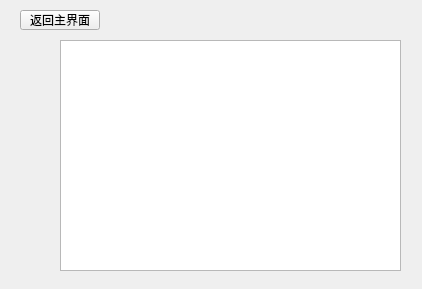
<?xml version="1.0" encoding="UTF-8"?>
<ui version="4.0">
 <class>tipswidget</class>
 <widget class="QWidget" name="tipswidget">
  <property name="geometry">
   <rect>
    <x>0</x>
    <y>0</y>
    <width>422</width>
    <height>289</height>
   </rect>
  </property>
  <property name="windowTitle">
   <string>过来的人的经验</string>
  </property>
  <property name="windowIcon">
   <iconset resource="images.qrc">
    <normaloff>:/QTpictures/titleicon.png</normaloff>:/QTpictures/titleicon.png</iconset>
  </property>
  <widget class="QPushButton" name="tomainbt">
   <property name="geometry">
    <rect>
     <x>20</x>
     <y>10</y>
     <width>80</width>
     <height>20</height>
    </rect>
   </property>
   <property name="text">
    <string>返回主界面</string>
   </property>
  </widget>
  <widget class="QTextBrowser" name="tipsBrowser">
   <property name="geometry">
    <rect>
     <x>60</x>
     <y>40</y>
     <width>341</width>
     <height>231</height>
    </rect>
   </property>
  </widget>
 </widget>
 <resources>
  <include location="images.qrc"/>
 </resources>
 <connections/>
</ui>
